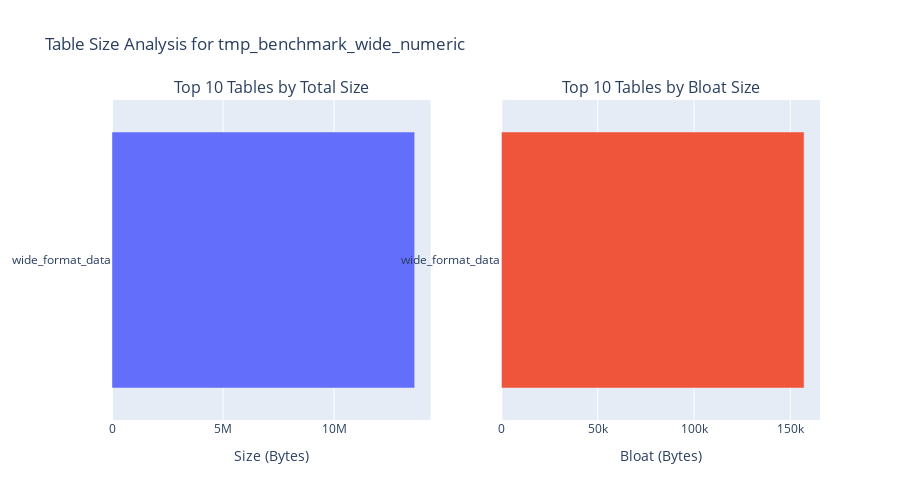

This figure's notebook cell:
### Code cell
display_header("Largest Tables by Total Size and Bloat")

if table_metrics_df is not None and not table_metrics_df.empty:
    # Convert pretty size string to bytes for sorting
    def size_to_bytes(s):
        if not isinstance(s, str): return 0
        num, unit = s.split()
        num = float(num)
        if 'KB' in unit: return num * 1024
        if 'MB' in unit: return num * 1024**2
        if 'GB' in unit: return num * 1024**3
        return num
    
    df_copy = table_metrics_df.copy()
    df_copy['total_bytes'] = df_copy['total_size'].apply(size_to_bytes)
    df_copy['bloat_bytes_val'] = df_copy['bloat_bytes']

    top_10_size = df_copy.nlargest(10, 'total_bytes')
    top_10_bloat = df_copy.nlargest(10, 'bloat_bytes_val')

    # Display tables
    display(Markdown("**Top 10 Tables by Total Size**"))
    display(top_10_size[['table_name', 'total_size', 'row_estimate']].reset_index(drop=True))
    
    display(Markdown("**Top 10 Tables by Bloat Size**"))
    display(top_10_bloat[['table_name', 'bloat_size', 'bloat_percent', 'row_estimate']].reset_index(drop=True))

    # Create subplots
    fig = make_subplots(
        rows=1, cols=2,
        subplot_titles=("Top 10 Tables by Total Size", "Top 10 Tables by Bloat Size")
    )

    fig.add_trace(go.Bar(y=top_10_size['table_name'], x=top_10_size['total_bytes'], orientation='h', name='Total Size'), row=1, col=1)
    fig.add_trace(go.Bar(y=top_10_bloat['table_name'], x=top_10_bloat['bloat_bytes_val'], orientation='h', name='Bloat Size'), row=1, col=2)
    
    fig.update_layout(title_text=f'Table Size Analysis for {DATABASE_NAME}', height=500, showlegend=False)
    fig.update_yaxes(autorange="reversed")
    fig.update_xaxes(title_text="Size (Bytes)", row=1, col=1)
    fig.update_xaxes(title_text="Bloat (Bytes)", row=1, col=2)
    fig.show()
else:
    print("No table metrics data available for plotting.")

### Figure 1 — Plotly figure (JSON) as saved in the notebook; plotly's stock layout.template omitted (floating-point values rounded to 4 significant figures)
{"data": [{"name": "Total Size", "orientation": "h", "type": "bar", "x": [13630000.0], "xaxis": "x", "y": ["wide_format_data"], "yaxis": "y"}, {"name": "Bloat Size", "orientation": "h", "type": "bar", "x": [157100.0], "xaxis": "x2", "y": ["wide_format_data"], "yaxis": "y2"}], "layout": {"annotations": [{"font": {"size": 16}, "showarrow": false, "text": "Top 10 Tables by Total Size", "x": 0.225, "xanchor": "center", "xref": "paper", "y": 1, "yanchor": "bottom", "yref": "paper"}, {"font": {"size": 16}, "showarrow": false, "text": "Top 10 Tables by Bloat Size", "x": 0.775, "xanchor": "center", "xref": "paper", "y": 1, "yanchor": "bottom", "yref": "paper"}], "height": 500, "showlegend": false, "title": {"text": "Table Size Analysis for tmp_benchmark_wide_numeric"}, "xaxis": {"anchor": "y", "domain": [0, 0.45], "title": {"text": "Size (Bytes)"}}, "xaxis2": {"anchor": "y2", "domain": [0.55, 1], "title": {"text": "Bloat (Bytes)"}}, "yaxis": {"anchor": "x", "autorange": "reversed", "domain": [0, 1]}, "yaxis2": {"anchor": "x2", "autorange": "reversed", "domain": [0, 1]}}}
